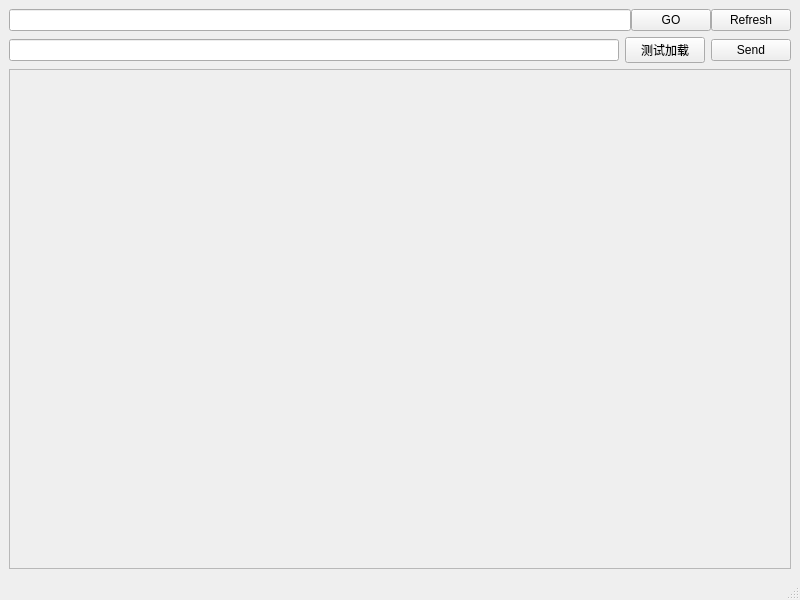
<?xml version="1.0" encoding="UTF-8"?>
<ui version="4.0">
 <class>MainWindow</class>
 <widget class="QMainWindow" name="MainWindow">
  <property name="geometry">
   <rect>
    <x>0</x>
    <y>0</y>
    <width>800</width>
    <height>600</height>
   </rect>
  </property>
  <property name="windowTitle">
   <string>MainWindow</string>
  </property>
  <widget class="QWidget" name="centralwidget">
   <layout class="QGridLayout" name="gridLayout">
    <item row="0" column="0">
     <layout class="QVBoxLayout" name="verticalLayout">
      <item>
       <layout class="QHBoxLayout" name="horizontalLayout">
        <property name="spacing">
         <number>0</number>
        </property>
        <item>
         <widget class="QLineEdit" name="addressEdit">
          <property name="enabled">
           <bool>true</bool>
          </property>
          <property name="sizePolicy">
           <sizepolicy hsizetype="Expanding" vsizetype="Fixed">
            <horstretch>0</horstretch>
            <verstretch>0</verstretch>
           </sizepolicy>
          </property>
         </widget>
        </item>
        <item>
         <widget class="QPushButton" name="btnGo">
          <property name="text">
           <string>GO</string>
          </property>
         </widget>
        </item>
        <item>
         <widget class="QPushButton" name="btnRefresh">
          <property name="sizePolicy">
           <sizepolicy hsizetype="Fixed" vsizetype="Fixed">
            <horstretch>0</horstretch>
            <verstretch>0</verstretch>
           </sizepolicy>
          </property>
          <property name="text">
           <string>Refresh</string>
          </property>
         </widget>
        </item>
       </layout>
      </item>
      <item>
       <layout class="QHBoxLayout" name="horizontalLayout_2">
        <item>
         <widget class="QLineEdit" name="msgEdit">
          <property name="enabled">
           <bool>true</bool>
          </property>
          <property name="sizePolicy">
           <sizepolicy hsizetype="Expanding" vsizetype="Fixed">
            <horstretch>0</horstretch>
            <verstretch>0</verstretch>
           </sizepolicy>
          </property>
         </widget>
        </item>
        <item>
         <widget class="QPushButton" name="add">
          <property name="text">
           <string>测试加载</string>
          </property>
         </widget>
        </item>
        <item>
         <widget class="QPushButton" name="btnSend">
          <property name="sizePolicy">
           <sizepolicy hsizetype="Fixed" vsizetype="Fixed">
            <horstretch>0</horstretch>
            <verstretch>0</verstretch>
           </sizepolicy>
          </property>
          <property name="text">
           <string>Send</string>
          </property>
         </widget>
        </item>
       </layout>
      </item>
      <item>
       <widget class="QFrame" name="frame">
        <property name="sizePolicy">
         <sizepolicy hsizetype="Expanding" vsizetype="Expanding">
          <horstretch>0</horstretch>
          <verstretch>0</verstretch>
         </sizepolicy>
        </property>
        <property name="frameShape">
         <enum>QFrame::StyledPanel</enum>
        </property>
        <property name="frameShadow">
         <enum>QFrame::Raised</enum>
        </property>
       </widget>
      </item>
     </layout>
    </item>
   </layout>
  </widget>
  <widget class="QMenuBar" name="menubar">
   <property name="geometry">
    <rect>
     <x>0</x>
     <y>0</y>
     <width>800</width>
     <height>26</height>
    </rect>
   </property>
  </widget>
  <widget class="QStatusBar" name="statusbar"/>
 </widget>
 <resources/>
 <connections/>
</ui>
